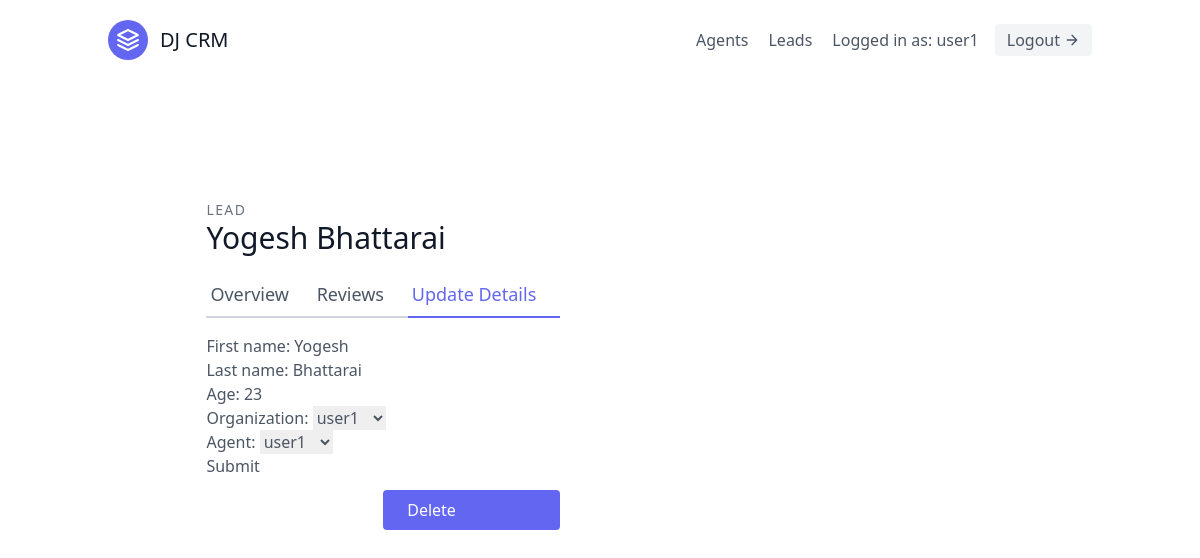
Page /leads/2/update/ (signed in) on the committed database.
### leads/models.py (models this page shows, shortened)
class User(AbstractUser):
    is_organizer= models.BooleanField(default=True)
    is_agent = models.BooleanField(default=False)

class Lead(models.Model):
    first_name = models.CharField(max_length=100)
    last_name = models.CharField(max_length=100)
    age = models.PositiveIntegerField(default=0)
    organization=models.ForeignKey(UserProfile,on_delete=models.CASCADE)
    agent = models.ForeignKey("Agent", null=True, blank=True, on_delete=models.SET_NULL)

### leads/views.py (the view, shortened to what this page needs)
# urls.py: path('<int:pk>/update/',LeadUpdateView.as_view(), name="lead_update"),
class LeadUpdateView(OrganizerAndLoginRequiredMixin, UpdateView):
    template_name = "leads/lead_update.html"
    form_class = LeadForm
    def get_queryset(self):
        user = self.request.user
        return Lead.objects.filter(organization=user.userprofile)

### leads/forms.py
class LeadForm(ModelForm):
    class Meta:
        model = Lead
        fields ='__all__'

### agents/mixins.py (called while the page is built)
    def dispatch(self, request, *args, **kwargs):
        if not request.user.is_authenticated or not request.user.is_organizer:
            return redirect("lead_list")
        return super().dispatch(request, *args, **kwargs)

### leads/models.py (called while the page is built)
    def __str__(self):
        return self.user.username

    def __str__(self):
        return self.user.username

### leads/templates/leads/lead_update.html (shortened to what this page needs)
{% extends "base.html" %}
{% block content %}
<section class="text-gray-600 body-font overflow-hidden">
    <div class="container px-5 py-24 mx-auto">
        <div class="lg:w-4/5 mx-auto flex flex-wrap">
            <div class="lg:w-1/2 w-full lg:pr-10 lg:py-6 mb-6 lg:mb-0">
                <h2 class="text-sm title-font text-gray-500 tracking-widest">LEAD</h2>
                <h1 class="text-gray-900 text-3xl title-font font-medium mb-4">{{ lead.first_name }} {{ lead.last_name}}
                </h1>
                <div class="flex mb-4">
                    <a href="{% url 'lead_details' lead.pk %}" class="flex-grow border-b-2 border-gray-300 py-2 text-lg px-1">
                        Overview
                    </a>
                    <a class="flex-grow border-b-2 border-gray-300 py-2 text-lg px-1">
                        Reviews
                    </a>
                    <a href="{% url 'lead_update' lead.id %}"
                        class="flex-grow text-indigo-500 border-b-2 border-indigo-500 py-2 text-lg px-1">
                        Update Details
                    </a>
                </div>
                <form action="" method="POST">
                    {{ form.as_p }}
                    <button type="submit">Submit</button>
                </form>
                <a href="{% url 'lead_delete' lead.id %}" class="w-1/2 mt-3 flex ml-auto text-white bg-indigo-500 border-0 py-2 px-6 focus:outline-none hover:bg-indigo-600 rounded">
                    Delete
                </a>
</section>
{% endblock content %}

### templates/navbar.html (shortened to what this page needs)
<header class="text-gray-600 body-font">
  <div class="container mx-auto flex flex-wrap p-5 flex-col md:flex-row items-center">
    <a class="flex title-font font-medium items-center text-gray-900 mb-4 md:mb-0">
      <svg xmlns="http://www.w3.org/2000/svg" fill="none" stroke="currentColor" stroke-linecap="round"
        stroke-linejoin="round" stroke-width="2" class="w-10 h-10 text-white p-2 bg-indigo-500 rounded-full"
        viewBox="0 0 24 24">
        <path d="M12 2L2 7l10 5 10-5-10-5zM2 17l10 5 10-5M2 12l10 5 10-5"></path>
      </svg>
      <span class="ml-3 text-xl">DJ CRM</span>
    </a>
    <nav class="md:ml-auto flex flex-wrap items-center text-base justify-center">
      {% if not request.user.is_authenticated %}
      <a href="{% url 'signup' %}" class="mr-5 hover:text-gray-900">Signup</a>
      {% else %}
        {% if request.user.is_organizer %}
          <a href="{% url 'agent_list' %}" class="mr-5 hover:text-gray-900">Agents</a>
        {% endif %}
        <a href="{% url 'lead_list' %}" class="mr-5 hover:text-gray-900">Leads</a>
      {% endif %}
    </nav>
    {% if request.user.is_authenticated %}
    Logged in as: {{request.user.username}}
      <a href="{% url 'logout' %}"
        class="ml-4 inline-flex items-center bg-gray-100 border-0 py-1 px-3 focus:outline-none hover:bg-gray-200 rounded text-base mt-4 md:mt-0">
        Logout
        <svg fill="none" stroke="currentColor" stroke-linecap="round" stroke-linejoin="round" stroke-width="2"
          class="w-4 h-4 ml-1" viewBox="0 0 24 24">
          <path d="M5 12h14M12 5l7 7-7 7"></path>
        </svg>
    </a>
    {% endif %}
  </div>
</header>

### rows in the picture
User: user.username "user1"
Lead: first_name "Yogesh", last_name "Bhattarai", age "23", organization "user1", agent "user1"
